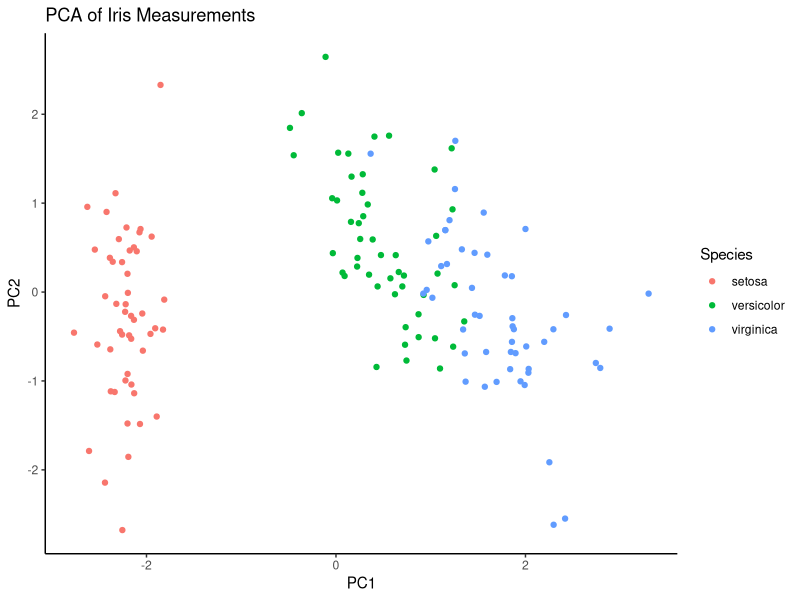
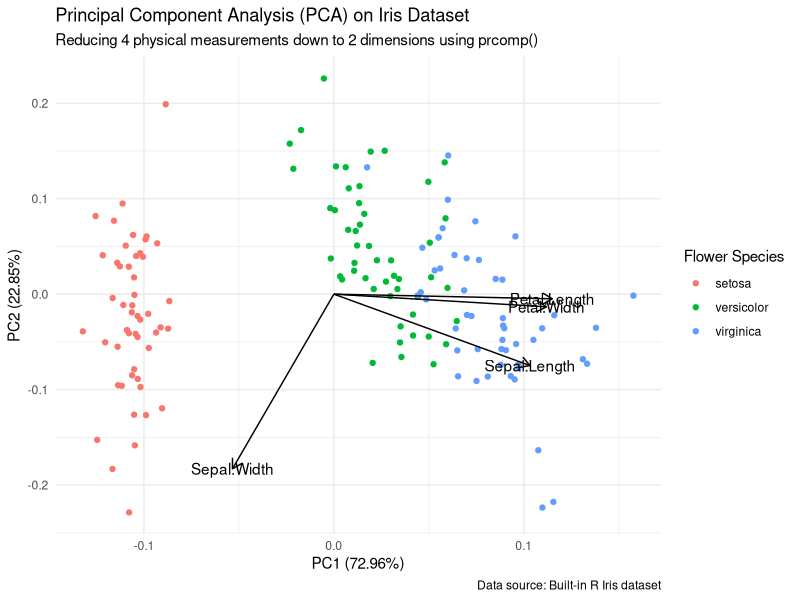
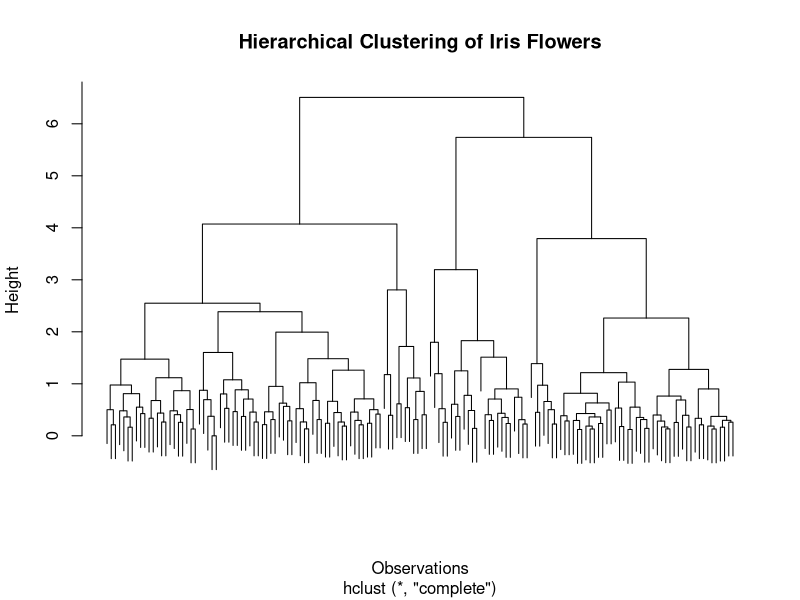
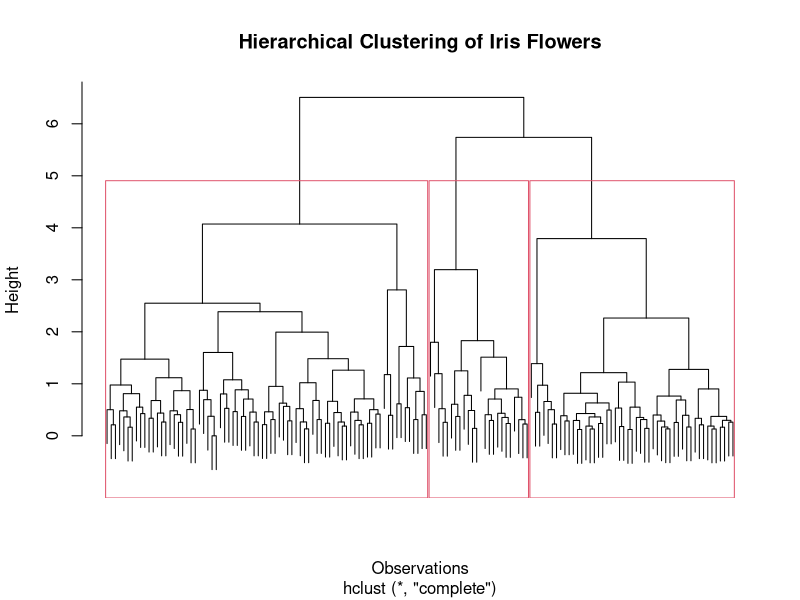
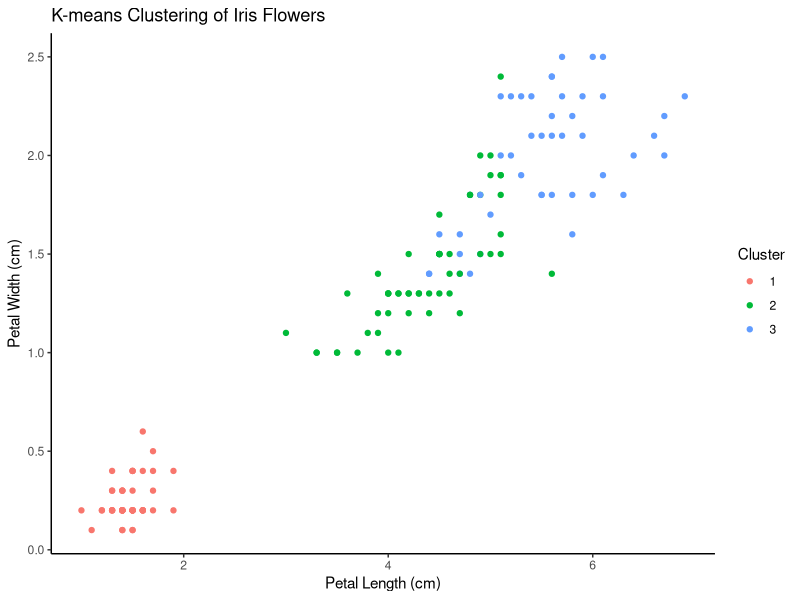
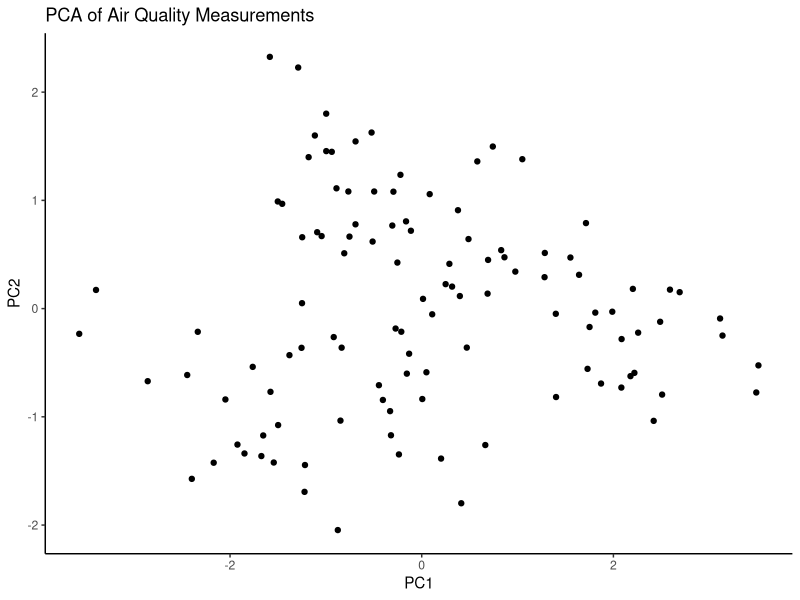
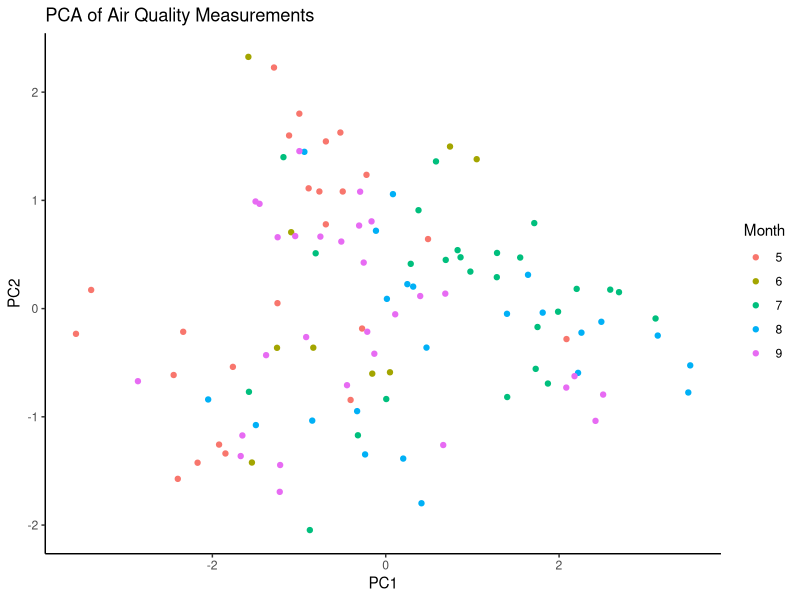
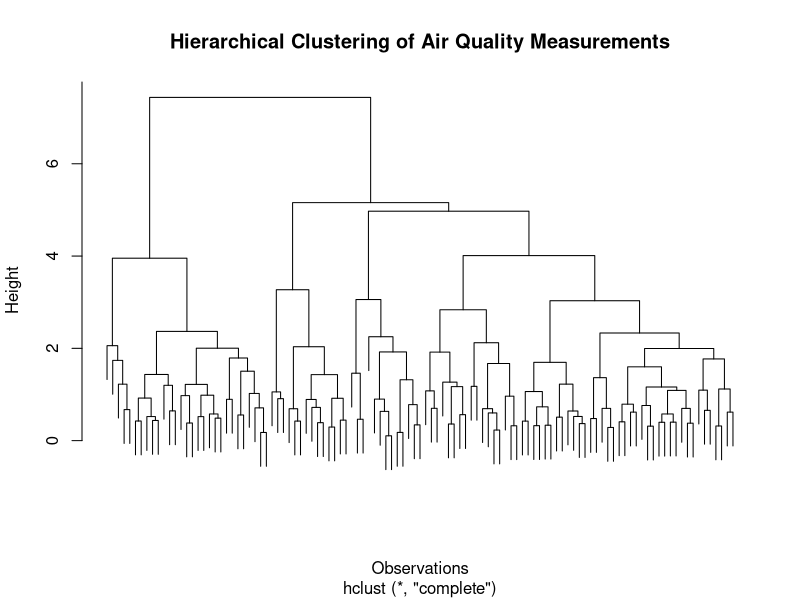

Write R code to recreate these figures, in order.
## ---- chunk 1
# Load the iris dataset

data (iris)

# Run ?iris in the console to read the documentation

head(iris)
str(iris)
summary (iris)

# Check the number of observations & variables
dim(iris)
## ---- chunk 2
iris_data <- iris[, 1:4]

head(iris_data)
str(iris_data)
## ---- chunk 3
pca_result <- prcomp(
  iris_data,
  center = TRUE,
  scale. = TRUE
)

# examine the results
names(pca_result)
str(pca_result)

# View PCA scores.
head(pca_result$x)

# Examine the variation
summary(pca_result)
## ---- chunk 4
# Convert PCA scores to a data frame.
pca_scores <- as.data.frame(pca_result$x)

# Add the species information.
pca_scores$Species <- iris$Species

# Check the result.
head(pca_scores)

# Create a PCA score plot.
library(ggplot2)

ggplot(
  pca_scores,
  aes(x = PC1, y = PC2, color = Species)
) +
  geom_point() +
  labs(
    title = "PCA of Iris Measurements",
    x = "PC1",
    y = "PC2",
    color = "Species"
  ) +
  theme_classic()
## ---- chunk 5
library(ggplot2)
library(ggfortify)

# Run the PCA model.
pca_model <- prcomp(
  iris[, 1:4],
  center = TRUE,
  scale. = TRUE
)

# Create the biplot.
autoplot(
  pca_model,
  data = iris,
  colour = "Species",
  loadings = TRUE,
  loadings.label = TRUE,
  loadings.colour = "black",
  loadings.label.colour = "black"
) +
  theme_minimal() +
  labs(
    title = "Principal Component Analysis (PCA) on Iris Dataset",
    subtitle = "Reducing 4 physical measurements down to 2 dimensions using prcomp()",
    caption = "Data source: Built-in R Iris dataset",
    colour = "Flower Species"
  )
## ---- chunk 6
# Standardize the numerical variables.
iris_scaled <- scale(iris_data)

# Calculate Euclidean distance.
dist_matrix <- dist(
  iris_scaled,
  method = "euclidean"
)
## ---- chunk 7
hclust_result <- hclust(
  dist_matrix,
  method = "complete"
)
## ---- chunk 8
plot(
  hclust_result,
  labels = FALSE,
  main = "Hierarchical Clustering of Iris Flowers",
  xlab = "Observations",
  ylab = "Height"
)
## ---- chunk 9
# Create three clusters.
groups <- cutree(
  hclust_result,
  k = 3
)

# Create the dendrogram showing three clusters.
plot(
  hclust_result,
  labels = FALSE,
  main = "Hierarchical Clustering of Iris Flowers",
  xlab = "Observations",
  ylab = "Height"
)

rect.hclust(hclust_result, k = 3)

# Add cluster assignments to the dataset.
iris$Cluster <- as.factor(groups)

# View the results.
head(iris)

# Create a contingency table.
table(
  iris$Species,
  iris$Cluster
)
## ---- chunk 10
# Set a seed.
set.seed(123)

# Perform K-means clustering.
kmeans_result <- kmeans(
  iris_scaled,
  centers = 3,
  nstart = 20
)

# Inspect the object.
kmeans_result
names(kmeans_result)
head(kmeans_result$cluster)

# Add cluster assignments.
iris$KMeans_Cluster <- as.factor(
  kmeans_result$cluster
)

# Check the results.
head(iris)

table(
  iris$Species,
  iris$KMeans_Cluster
)
## ---- chunk 11
ggplot(
  iris,
  aes(
    x = Petal.Length,
    y = Petal.Width,
    color = KMeans_Cluster
  )
) +
  geom_point() +
  labs(
    title = "K-means Clustering of Iris Flowers",
    x = "Petal Length (cm)",
    y = "Petal Width (cm)",
    color = "Cluster"
  ) +
  theme_classic()

# Create a contingency table.
table(
  iris$Species,
  iris$KMeans_Cluster
)
## ---- chunk 12
data(airquality)

head(airquality)
str(airquality)
summary(airquality)
## ---- chunk 13
# Check for missing values.
summary(airquality)

# Select the four numerical air-quality variables.
air_data <- airquality[, c(
  "Ozone",
  "Solar.R",
  "Wind",
  "Temp"
)]

# Remove rows containing missing values.
air_complete <- na.omit(air_data)

# Check the result.
head(air_complete)
str(air_complete)
summary(air_complete)
## ---- chunk 14
air_pca <- prcomp(
  air_complete,
  center = TRUE,
  scale. = TRUE
)

# Examine the PCA results.
names(air_pca)
head(air_pca$x)
summary(air_pca)
## ---- chunk 15
# Extract the PCA scores.
air_pca_scores <- as.data.frame(air_pca$x)

# Create the PCA plot.
ggplot(
  air_pca_scores,
  aes(x = PC1, y = PC2)
) +
  geom_point() +
  labs(
    title = "PCA of Air Quality Measurements",
    x = "PC1",
    y = "PC2"
  ) +
  theme_classic()
## ---- chunk 16
# Identify the corresponding observations in the original dataset.
air_complete_data <- airquality[
  complete.cases(
    airquality[, c(
      "Ozone",
      "Solar.R",
      "Wind",
      "Temp"
    )]
  ),
]

# Add Month as a factor.
air_pca_scores$Month <- as.factor(
  air_complete_data$Month
)

# Create the PCA plot colored by Month.
ggplot(
  air_pca_scores,
  aes(x = PC1, y = PC2, color = Month)
) +
  geom_point() +
  labs(
    title = "PCA of Air Quality Measurements",
    x = "PC1",
    y = "PC2",
    color = "Month"
  ) +
  theme_classic()
## ---- chunk 17
# Standardize the air-quality variables.
air_scaled <- scale(air_complete)

# Calculate Euclidean distances.
air_dist <- dist(
  air_scaled,
  method = "euclidean"
)

# Perform hierarchical clustering using complete linkage.
air_hclust <- hclust(
  air_dist,
  method = "complete"
)

# Create the dendrogram.
plot(
  air_hclust,
  labels = FALSE,
  main = "Hierarchical Clustering of Air Quality Measurements",
  xlab = "Observations",
  ylab = "Height"
)
## ---- chunk 18
# Set a seed.
set.seed(123)

# Perform K-means clustering using three clusters.
air_kmeans <- kmeans(
  air_scaled,
  centers = 3,
  nstart = 20
)

# Add cluster assignments.
air_pca_scores$KMeans_Cluster <- as.factor(
  air_kmeans$cluster
)

# Plot the clusters in PCA space.
ggplot(
  air_pca_scores,
  aes(
    x = PC1,
    y = PC2,
    color = KMeans_Cluster
  )
) +
  geom_point() +
  labs(
    title = "K-means Clustering of Air Quality Measurements",
    x = "PC1",
    y = "PC2",
    color = "Cluster"
  ) +
  theme_classic()
## ---- chunk 19
# Create a contingency table showing Month and K-means cluster.
table(
  air_pca_scores$Month,
  air_pca_scores$KMeans_Cluster
)
